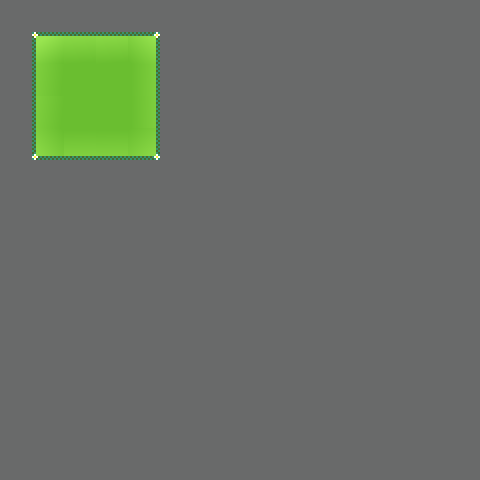

Below is a game level as drawn by its tile map, then a one-line description and the .tmx file that defines it, in full:
An orthogonal 15x15 tile map with 32x32 px tiles, 1 tile layer (Tile Layer 1) and 1 object.

<map version="1.10" tiledversion="1.11.2" orientation="orthogonal" renderorder="right-down" width="15" height="15" tilewidth="32" tileheight="32" infinite="0" nextlayerid="3" nextobjectid="2">
 <tileset firstgid="1" source="newtiles.tsx" />
 <layer id="1" name="Tile Layer 1" width="15" height="15">
  <data encoding="csv">
15,15,15,15,15,15,15,15,15,15,15,15,15,15,15,
15,1,2,2,3,15,15,15,15,15,15,15,15,15,15,
15,6,7,7,8,15,15,15,15,15,15,15,15,15,15,
15,6,7,7,8,15,15,15,15,15,15,15,15,15,15,
15,11,12,12,13,15,15,15,15,15,15,15,15,15,15,
15,15,15,15,15,15,15,15,15,15,15,15,15,15,15,
15,15,15,15,15,15,15,15,15,15,15,15,15,15,15,
15,15,15,15,15,15,15,15,15,15,15,15,15,15,15,
15,15,15,15,15,15,15,15,15,15,15,15,15,15,15,
15,15,15,15,15,15,15,15,15,15,15,15,15,15,15,
15,15,15,15,15,15,15,15,15,15,15,15,15,15,15,
15,15,15,15,15,15,15,15,15,15,15,15,15,15,15,
15,15,15,15,15,15,15,15,15,15,15,15,15,15,15,
15,15,15,15,15,15,15,15,15,15,15,15,15,15,15,
15,15,15,15,15,15,15,15,15,15,15,15,15,15,15
</data>
 </layer>
 <objectgroup id="2" name="Object Layer 1">
  <object id="1" x="64" y="64">
   <properties>
    <property name="PlayerSpawn" type="class" propertytype="chained::map::PlayerSpawn">
     <properties>
      <property name="position" type="class" propertytype="glam::Vec2">
       <properties>
        <property name="x" type="float" value="2" />
        <property name="y" type="float" value="2" />
       </properties>
      </property>
     </properties>
    </property>
   </properties>
   <point />
  </object>
 </objectgroup>
</map>
